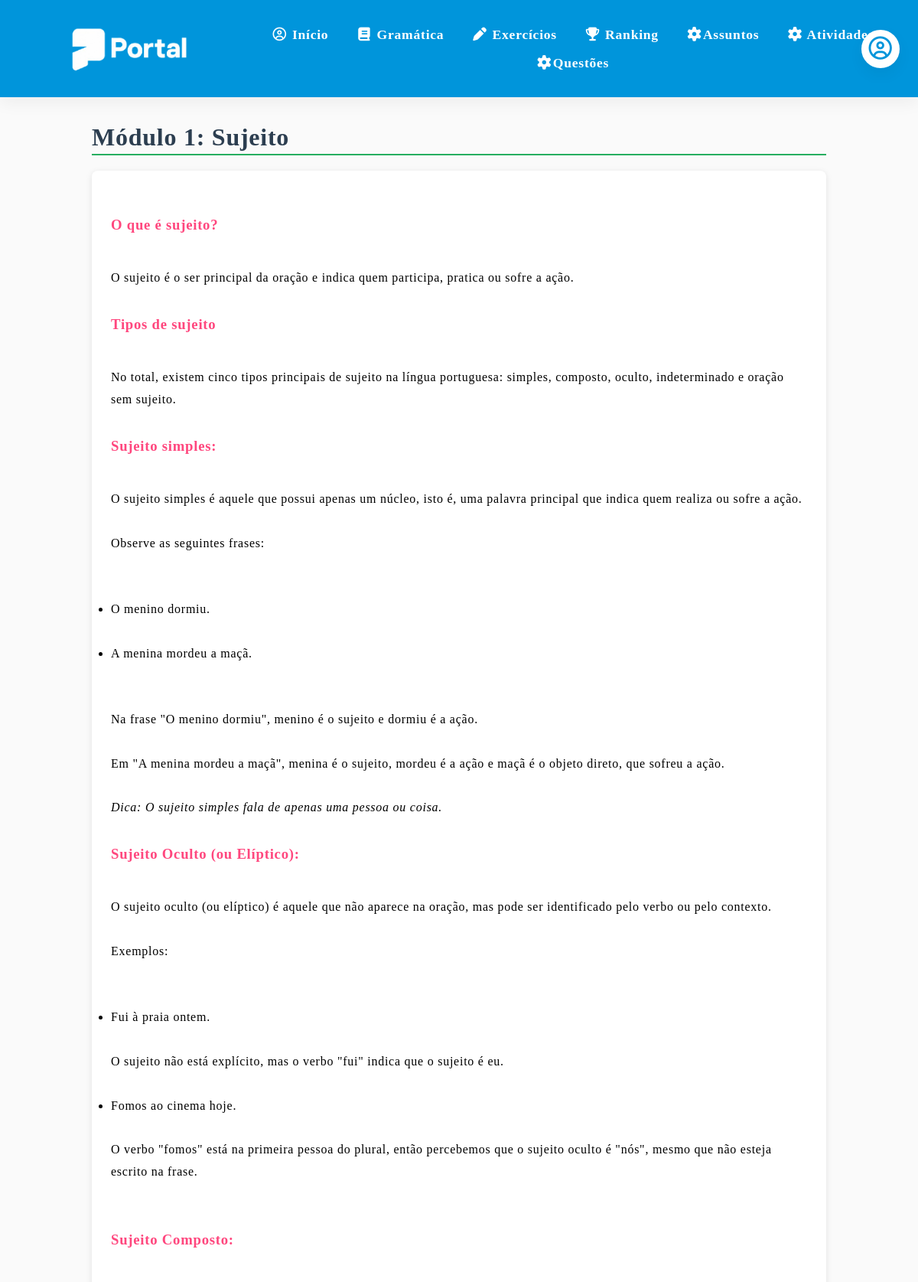
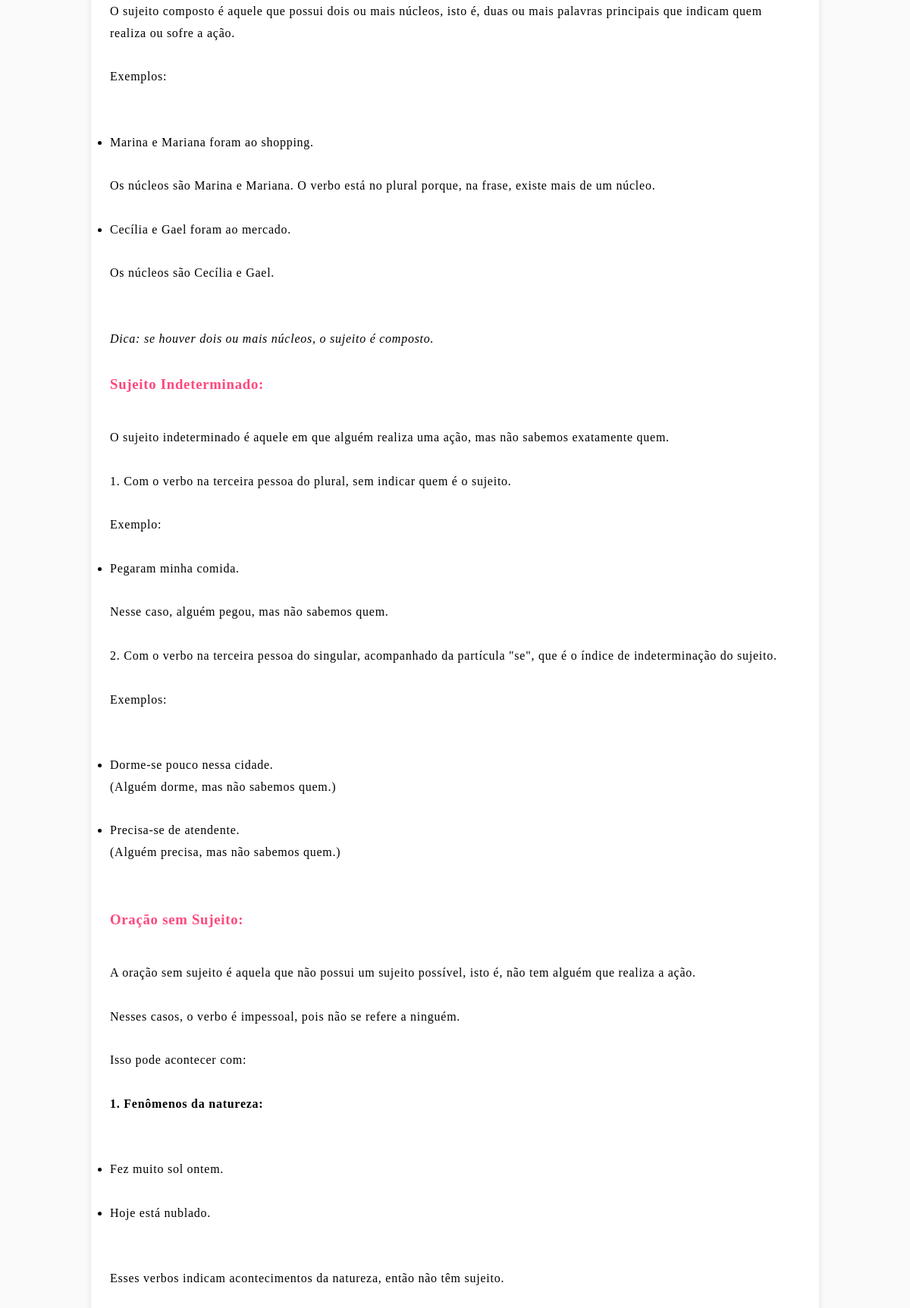
The app's page /ver_assunto/1 (upper part) with its own data (2 pictures, top to bottom).
### models.py (models this page shows, shortened)
class Assunto(db.Model):
    __tablename__ = "assunto"
    id = db.Column(db.Integer, primary_key=True)
    nome = db.Column(db.String(100), nullable=False)
    conteudo = db.Column(db.Text, nullable=True)
    imagem = db.Column(db.String(255), nullable=True)
    arquivo_pdf = db.Column(db.String(255), nullable=True)
    atividades = db.relationship("Atividade", back_populates="assunto", lazy=True)
    tipo = db.Column(db.String(50), nullable=False, default="USUARIO")

### app.py (the view)
@app.route('/ver_assunto/<int:id>')
def ver_assunto(id):
    assunto = Assunto.query.get_or_404(id)
    return render_template("ver_assunto.html", assunto=assunto)

### templates/ver_assunto.html (shortened to what this page needs)
{% extends "base.html" %}
{% block conteudo %}
        <h2 style="color: #2c3e50; border-bottom: 2px solid #27ae60; padding-bottom: 10px;">{{ assunto.nome }}</h2>
        <div class="conteudo">
            {% if assunto.conteudo %}
                <p>{{ assunto.conteudo | replace('\n', '<br>') | safe }}</p>
            {% else %}
                <p style="color: #6c757d; font-style: italic;">Ainda não há texto explicativo para este assunto.</p>
            {% endif %}
        </div>
{% endblock %}

### static/css/style.css (style rules this page uses)
:root { --primary-blue: #0095DB; --secondary-blue: #D5F7FF; --primary-pink: #FFAFCC; --secondary-pink: #FFECF4; --pink: #FF477E; --mint-green: #DFFCF4; --success-green: #00966D; --soft-purple: #DDD0F8; --soft-yellow: #FFF0D4; --yellow: #F4B740; --bg-light: #FAFAFA; --gray-light: #EDEDED; --gray-medium: #D6D8E7; --text-dark: #14142B; --shadow-soft: 0 8px 20px rgba(0, 0, 0, 0.05); }
* { margin: 0; padding: 0; box-sizing: border-box; }
body { font-family: 'Basier Square'; font-weight: 400; font-size: 1.0em; line-height: 1.5em; letter-spacing: 0.75px; background-color: var(--bg-light); */ }
h2 { color: var(--primary-blue); margin-bottom: 20px; font-size: 2rem; }
h3 { color: var(--pink); margin-bottom: 10px; }

### templates/ver_assunto.html (style rules this page uses)
.conteudo { background: #fff; padding: 25px; border-radius: 8px; box-shadow: 0 2px 8px rgba(0,0,0,0.1); margin-top: 20px; line-height: 1.8; }

### records on screen
Assunto: nome "Módulo 1: Sujeito", conteudo "O que é sujeito? O sujeito é o ser principal da oração e indica quem participa, pratica ou sofre a ação. Tipos de sujeito No total, existem cinco tipos principais de sujeito na língua portuguesa: simples, composto, oculto, indeterminado e oração sem sujeito. Sujeito simples: O sujeito simples é aquele que possui apenas um núcleo, isto é, uma palavra principal que indica quem realiza ou sofre a ação. Observe as seguintes frases: O menino dormiu. A menina mordeu a maçã. Na frase \"O menino dormiu\", menino é o sujeito e dormiu é a ação. Em \"A menina mordeu a maçã\", menina é o sujeito, mordeu é a ação e maçã é o objeto direto, que sofreu a ação. Dica: O sujeito simples fala de apenas uma pessoa…"
